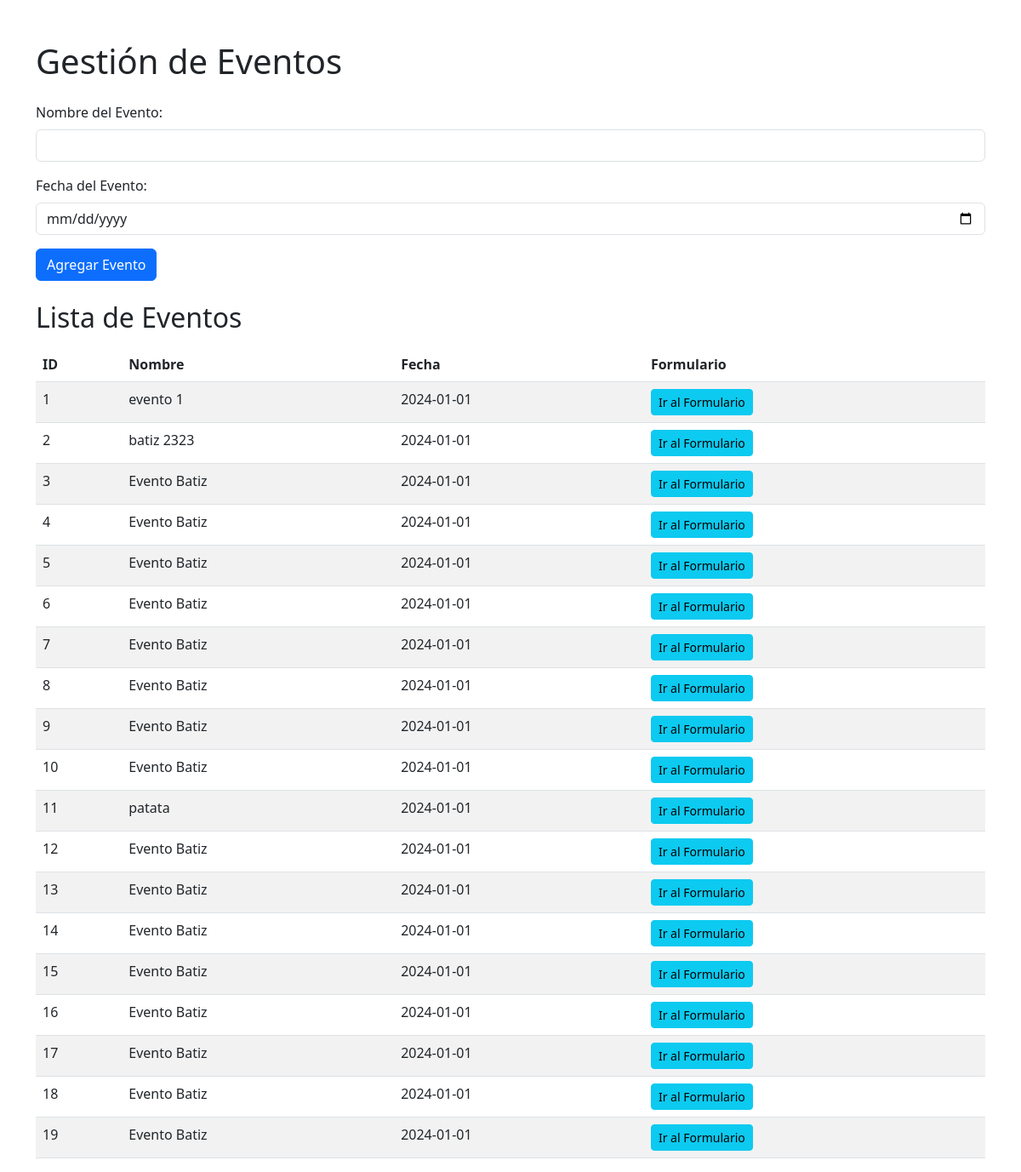
/eventos, run on the app's committed database.
### app.py (models this page shows)
class Evento(db.Model):
    id = db.Column(db.Integer, primary_key=True)
    nombre = db.Column(db.String(100), nullable=False)
    fecha = db.Column(db.String(100), nullable=False)
    boletos = db.relationship('Boleto', backref='evento', lazy=True)

### app.py (the view, shortened to what this page needs)
@app.route('/eventos', methods=['GET', 'POST'])
def eventos():
    eventos = Evento.query.all()
    return render_template('eventos.html', eventos=eventos)

### templates/eventos.html (shortened to what this page needs)
<!DOCTYPE html>
<html lang="es">
  <head>
    <link
      href="https://cdn.jsdelivr.net/npm/bootstrap@5.3.0-alpha1/dist/css/bootstrap.min.css"
      rel="stylesheet"
    />
  </head>
  <body>
    <div class="container mt-5">
      <h1 class="mb-4">Gestión de Eventos</h1>
      <form action="/eventos" method="POST" class="mb-4">
        <div class="mb-3">
          <label for="nombre" class="form-label">Nombre del Evento:</label>
          <input
            type="text"
            id="nombre"
            name="nombre"
            class="form-control"
            required
          />
        </div>
        <div class="mb-3">
          <label for="fecha" class="form-label">Fecha del Evento:</label>
          <input
            type="date"
            id="fecha"
            name="fecha"
            class="form-control"
            required
          />
        </div>
        <button type="submit" class="btn btn-primary">Agregar Evento</button>
      </form>
      <h2 class="mb-3">Lista de Eventos</h2>
      <table class="table table-striped">
        <thead>
          <tr>
            <th>ID</th>
            <th>Nombre</th>
            <th>Fecha</th>
            <th>Formulario</th>
          </tr>
        </thead>
        <tbody>
          {% for evento in eventos %}
          <tr>
            <td>{{ evento.id }}</td>
            <td>{{ evento.nombre }}</td>
            <td>{{ evento.fecha }}</td>
            <td>
              <a
                href="{{ url_for('formulario', evento_id=evento.id) }}"
                class="btn btn-info btn-sm"
                >Ir al Formulario</a
              >
            </td>
          </tr>
          {% endfor %}
        </tbody>
      </table>
    </div>
  </body>
</html>

### data on the page
Evento: id "1", nombre "evento 1", fecha "2024-01-01"
Evento: id "2", nombre "batiz 2323", fecha "2024-01-01"
Evento: id "3", nombre "Evento Batiz", fecha "2024-01-01"
Evento: id "4", nombre "Evento Batiz", fecha "2024-01-01"
Evento: id "5", nombre "Evento Batiz", fecha "2024-01-01"
Evento: id "6", nombre "Evento Batiz", fecha "2024-01-01"
Evento: id "7", nombre "Evento Batiz", fecha "2024-01-01"
Evento: id "8", nombre "Evento Batiz", fecha "2024-01-01"
Evento: id "9", nombre "Evento Batiz", fecha "2024-01-01"
Evento: id "10", nombre "Evento Batiz", fecha "2024-01-01"
Evento: id "11", nombre "patata", fecha "2024-01-01"
Evento: id "12", nombre "Evento Batiz", fecha "2024-01-01"
Evento: id "13", nombre "Evento Batiz", fecha "2024-01-01"
Evento: id "14", nombre "Evento Batiz", fecha "2024-01-01"
Evento: id "15", nombre "Evento Batiz", fecha "2024-01-01"
Evento: id "16", nombre "Evento Batiz", fecha "2024-01-01"
Evento: id "17", nombre "Evento Batiz", fecha "2024-01-01"
Evento: id "18", nombre "Evento Batiz", fecha "2024-01-01"
Evento: id "19", nombre "Evento Batiz", fecha "2024-01-01"
